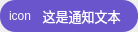
<?xml version="1.0" encoding="UTF-8"?>
<ui version="4.0">
 <class>Form</class>
 <widget class="QWidget" name="Form">
  <property name="geometry">
   <rect>
    <x>0</x>
    <y>0</y>
    <width>138</width>
    <height>32</height>
   </rect>
  </property>
  <property name="windowTitle">
   <string>Form</string>
  </property>
  <property name="styleSheet">
   <string notr="true">QWidget{
	font-family: &quot;微软雅黑&quot;;
}</string>
  </property>
  <layout class="QGridLayout" name="gridLayout">
   <property name="leftMargin">
    <number>0</number>
   </property>
   <property name="topMargin">
    <number>0</number>
   </property>
   <property name="rightMargin">
    <number>0</number>
   </property>
   <property name="bottomMargin">
    <number>0</number>
   </property>
   <item row="0" column="0">
    <widget class="QFrame" name="frame">
     <property name="styleSheet">
      <string notr="true">QFrame#frame{
            background-color: rgba(91, 68, 200,0.9);
            color: white;
            border-radius: 15px;
}
QLabel{
	color: white;
}</string>
     </property>
     <property name="frameShape">
      <enum>QFrame::NoFrame</enum>
     </property>
     <property name="frameShadow">
      <enum>QFrame::Raised</enum>
     </property>
     <layout class="QHBoxLayout" name="horizontalLayout" stretch="0,1">
      <property name="leftMargin">
       <number>9</number>
      </property>
      <property name="topMargin">
       <number>0</number>
      </property>
      <property name="rightMargin">
       <number>12</number>
      </property>
      <property name="bottomMargin">
       <number>0</number>
      </property>
      <item>
       <widget class="QLabel" name="label">
        <property name="text">
         <string>icon</string>
        </property>
        <property name="alignment">
         <set>Qt::AlignCenter</set>
        </property>
       </widget>
      </item>
      <item>
       <widget class="QLabel" name="label_2">
        <property name="font">
         <font>
          <family>微软雅黑</family>
          <pointsize>10</pointsize>
          <italic>false</italic>
          <bold>false</bold>
         </font>
        </property>
        <property name="text">
         <string>这是通知文本</string>
        </property>
        <property name="alignment">
         <set>Qt::AlignCenter</set>
        </property>
       </widget>
      </item>
     </layout>
    </widget>
   </item>
  </layout>
 </widget>
 <resources/>
 <connections/>
</ui>
